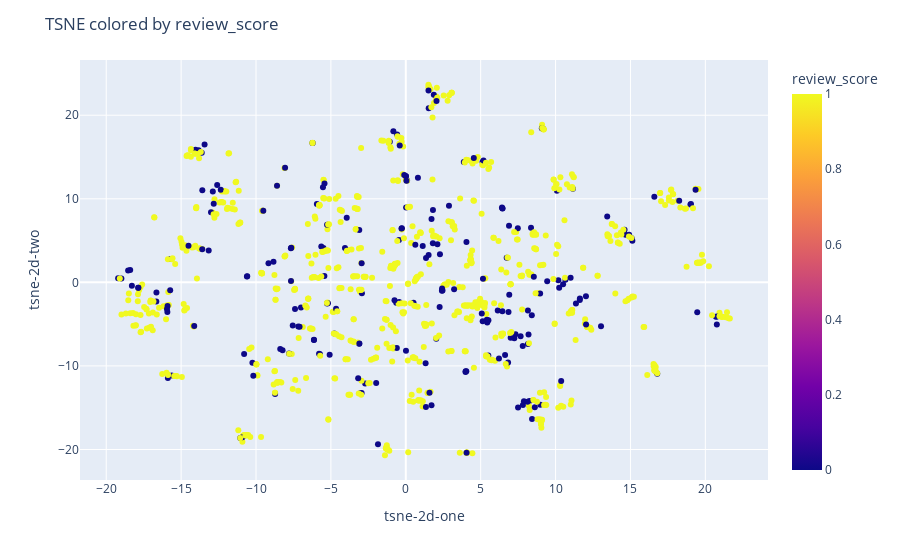

The cell this chart's notebook holds for it:
### Code cell
fig = px.scatter(df_subset1.reset_index(), x='tsne-2d-one', y='tsne-2d-two',
                    color='review_score', labels={'color':'order_delivery_time'}, 
                 hover_data=['order_estimated_delivery_vs_actual'])
fig.update_layout(title="TSNE colored by review_score")
fig.show()

### Figure 1 — Plotly figure (JSON) as saved in the notebook; plotly's stock layout.template omitted (floating-point values rounded to 4 significant figures; data arrays with more than 128 entries replaced by an {"elided": "..."} marker saying what was removed)
{"data": [{"customdata": {"elided": "1000x1 int values"}, "hoverlabel": {"namelength": 0}, "hovertemplate": "tsne-2d-one=%{x}<br>tsne-2d-two=%{y}<br>order_estimated_delivery_vs_actual=%{customdata[0]}<br>review_score=%{marker.color}", "legendgroup": "", "marker": {"color": {"elided": "1000 int values"}, "coloraxis": "coloraxis", "symbol": "circle"}, "mode": "markers", "name": "", "showlegend": false, "type": "scatter", "x": {"elided": "1000 float values"}, "xaxis": "x", "y": {"elided": "1000 float values"}, "yaxis": "y"}], "layout": {"coloraxis": {"colorbar": {"title": {"text": "review_score"}}, "colorscale": [[0, "#0d0887"], [0.1111, "#46039f"], [0.2222, "#7201a8"], [0.3333, "#9c179e"], [0.4444, "#bd3786"], [0.5556, "#d8576b"], [0.6667, "#ed7953"], [0.7778, "#fb9f3a"], [0.8889, "#fdca26"], [1, "#f0f921"]]}, "legend": {"tracegroupgap": 0}, "margin": {"t": 60}, "title": {"text": "TSNE colored by review_score"}, "xaxis": {"anchor": "y", "domain": [0, 1], "title": {"text": "tsne-2d-one"}}, "yaxis": {"anchor": "x", "domain": [0, 1], "title": {"text": "tsne-2d-two"}}}}
